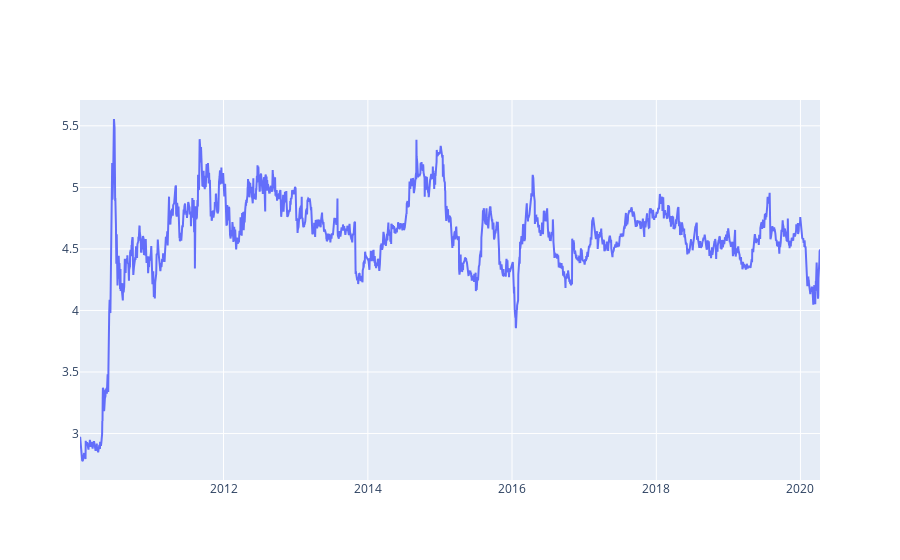
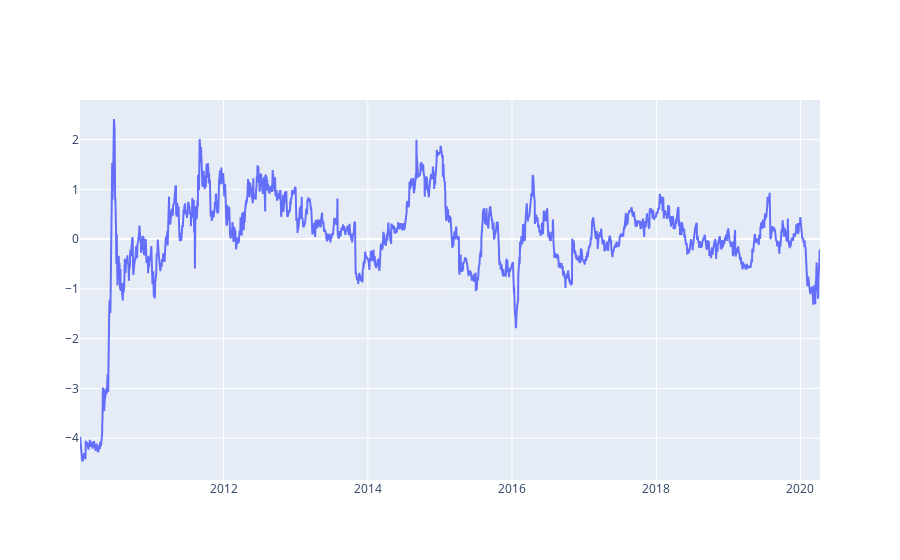
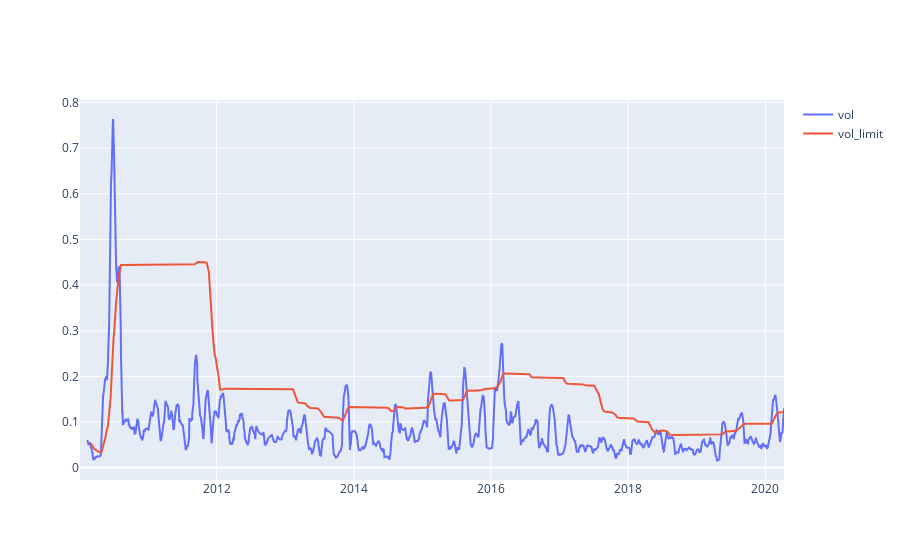
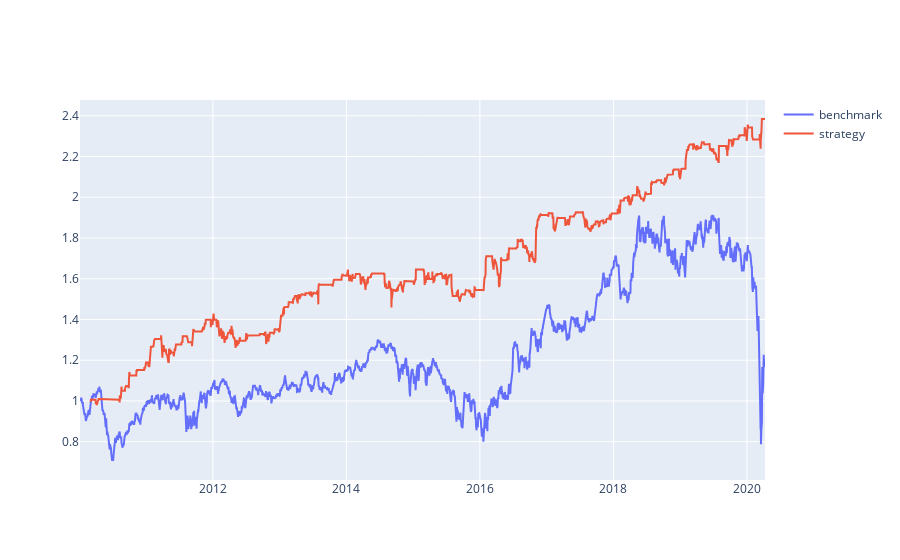

The cell these charts' notebook holds for them, in order:
### Markdown cell above
## Trade

### Code cell
portfolio, mavg_zscore = algos.pair_trade_with_zscore_limit(settings, quotes)

### Figure 1 — Plotly figure (JSON) as saved in the notebook; plotly's stock layout.template omitted (floating-point values rounded to 4 significant figures; data arrays with more than 128 entries replaced by an {"elided": "..."} marker saying what was removed)
{"data": [{"mode": "lines", "name": "ratios", "type": "scatter", "x": {"elided": "2591 str values"}, "y": {"elided": "2591 float values"}}], "layout": {}}

### Figure 2 — Plotly figure (JSON) as saved in the notebook; plotly's stock layout.template omitted (floating-point values rounded to 4 significant figures; data arrays with more than 128 entries replaced by an {"elided": "..."} marker saying what was removed)
{"data": [{"mode": "lines", "name": "zscore", "type": "scatter", "x": {"elided": "2591 str values"}, "y": {"elided": "2591 float values"}}], "layout": {}}

### Figure 3 — Plotly figure (JSON) as saved in the notebook; plotly's stock layout.template omitted (floating-point values rounded to 4 significant figures; data arrays with more than 128 entries replaced by an {"elided": "..."} marker saying what was removed)
{"data": [{"mode": "lines", "name": "vol", "type": "scatter", "x": {"elided": "2591 str values"}, "y": {"elided": "2591 float values"}}, {"mode": "lines", "name": "vol_limit", "type": "scatter", "x": {"elided": "2591 str values"}, "y": {"elided": "2591 float values"}}], "layout": {}}

### Figure 4 — Plotly figure (JSON) as saved in the notebook; plotly's stock layout.template omitted (floating-point values rounded to 4 significant figures; data arrays with more than 128 entries replaced by an {"elided": "..."} marker saying what was removed)
{"data": [{"mode": "lines", "name": "benchmark", "type": "scatter", "x": {"elided": "2591 str values"}, "y": {"elided": "2591 float values"}}, {"mode": "lines", "name": "strategy", "type": "scatter", "x": {"elided": "2640 str values"}, "y": {"elided": "2640 float values"}}], "layout": {}}
